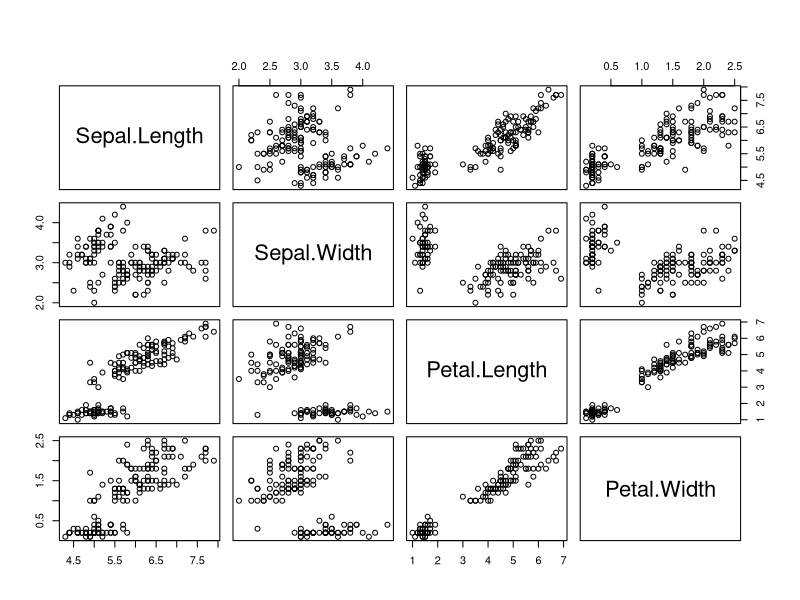

Here is the R script that generated this plot:
data(iris)
pairs(iris[1:4],main="")
summary(iris)

library(e1071)
cla=naiveBayes(iris[,1:4], iris[,5])
table(predict(cla, iris[,-5]),iris[,5],dnn = list('predicted','actual'))

data(HairEyeColor)
naiveBayes(sex~., data = HairEyeColor)


